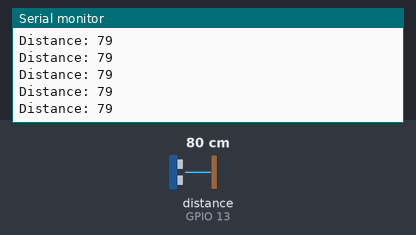
A sketch run on a simulated ESP8266 (NodeMCU). Shown: the last lines printed to the serial monitor. Wiring (inferred from the names in the program): ultrasonic range finder: trigger GPIO 12; echo GPIO 13. The inputs (shaded band) are chosen by the test bench; at power-on: distance to the obstacle (sensor on GPIO 13) 80 cm. The echo pulse lasts 58.3 µs per cm; WiFi joins after 1.5 s; servers stay silent unless stated.

Above: at 3.0 s.
3.1 s: distance to the obstacle (sensor on GPIO 13) set to 2 cm
At 3.6 s:
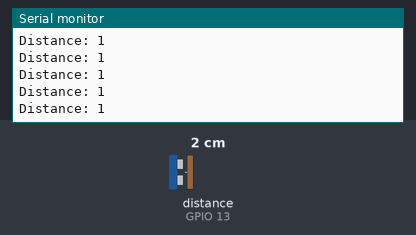
6.1 s: distance to the obstacle (sensor on GPIO 13) set to 4 cm
At 6.6 s:
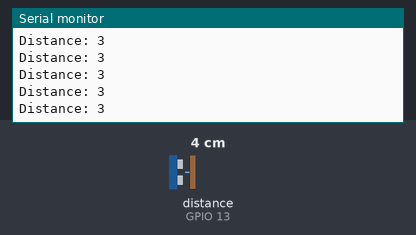
10.6 s: distance to the obstacle (sensor on GPIO 13) set to 18 cm
At 11.1 s:
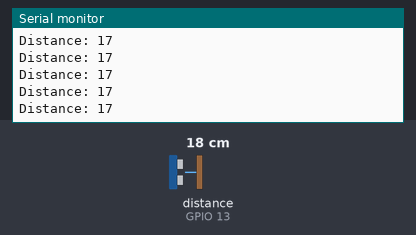
13.6 s: distance to the obstacle (sensor on GPIO 13) set to 9 cm
At 14.1 s:
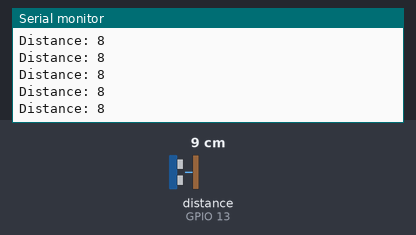
Timing chart, 0 to 16.6 s (numbered marks = the images above; inputs shaded):
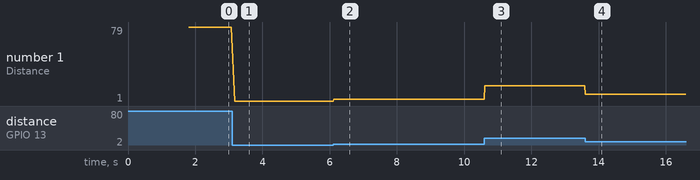

Measured:
- after the input at 3.1 s, the serial monitor: prints a new line after 0.07 s (image 1)
- after the input at 6.1 s, the serial monitor: prints a new line at once (image 2)
- after the input at 10.6 s, the serial monitor: prints a new line at once (image 3)
- after the input at 13.6 s, the serial monitor: prints a new line at once (image 4)
- plotted number 1: 79 → 1 after the input at 3.1 s, 1 → 3 after the input at 6.1 s, 3 → 17 after the input at 10.6 s, 17 → 8 after the input at 13.6 s

The sketch:

iot_trash.ino
```cpp
#define BLYNK_PRINT Serial
long duration;
int distance;

#include <SPI.h>
#include<ESP8266WiFi.h>
#include <BlynkSimpleEsp8266.h>
const int trigPin = 12;
const int echoPin = 13;

char auth[] = "2d4e551e04ab4222ab807fefb24cace2";

// Your WiFi credentials.
// Set password to "" for open networks.
char ssid[] = "vivo 1609";
char pass[] = "rd123456";

BlynkTimer timer;

int thresh[3] = {25, 50, 75};


WidgetLED green(V1);
WidgetLED orange(V2);
WidgetLED red(V3);


void setup()
{
  // Debug console

  pinMode(trigPin,OUTPUT);
  pinMode(echoPin,INPUT);
  Blynk.begin(auth, ssid, pass);
  Serial.begin(9600);
  //Blynk.begin(auth, ssid, pass, "blynk-cloud.com", 8442);
  //Blynk.begin(auth, ssid, pass, IPAddress(192,168,1,100), 8442);
}

void loop()
{
  digitalWrite(trigPin, LOW);
delayMicroseconds(2);
// Sets the trigPin on HIGH state for 10 micro seconds
digitalWrite(trigPin, HIGH);
delayMicroseconds(10);
digitalWrite(trigPin, LOW);
// Reads the echoPin, returns the sound wave travel time in microseconds
duration = pulseIn(echoPin, HIGH);
// Calculating the distance
distance= duration*0.034/2;
// Prints the distance on the Serial Monitor
Serial.print("Distance: ");
Serial.println(distance);


  Blynk.run();

  if(distance<thresh[0]){
    green.on();
    }
  else if(distance<thresh[1]){
    green.on();
    orange.on();
  }
  else if(distance<thresh[2])
    {green.on();
    orange.on();
    red.on();
  }
  else{
    green.off();
    orange.off();
    red.off();
  delay(100);
}
}
```
